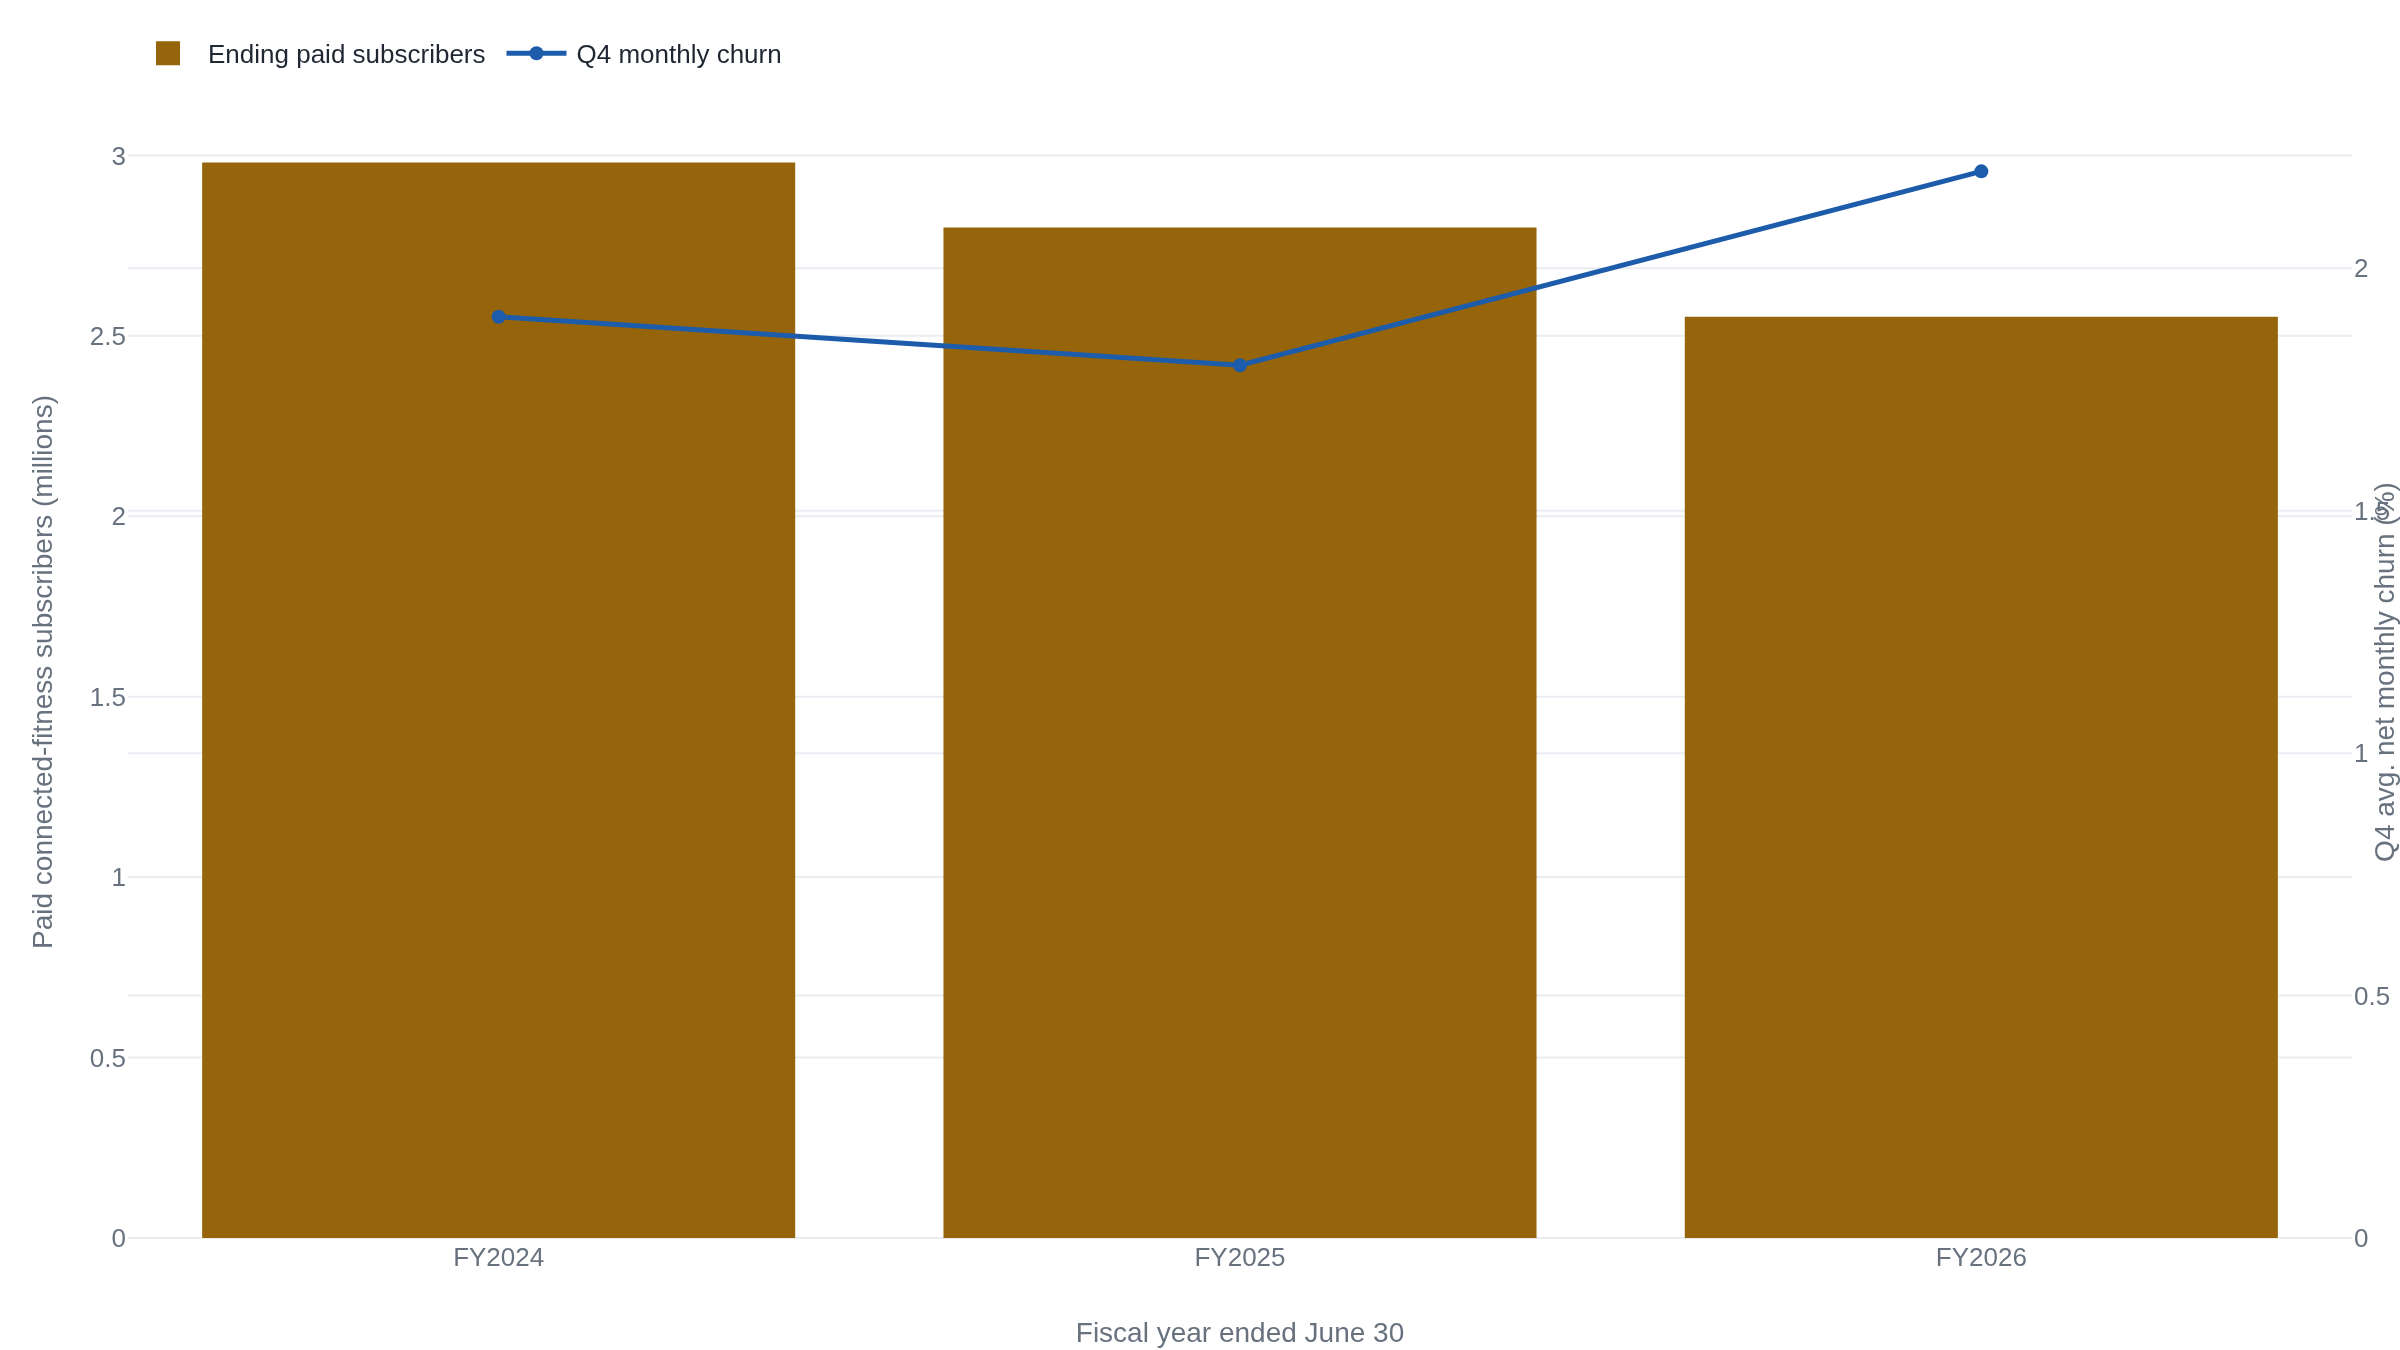

The script that drew this image:
import plotly.graph_objects as go

# Paid connected-fitness subscribers (ending, millions) against fourth-quarter
# average net monthly connected-fitness churn (%). FY2026 and FY2025 from the
# FY2026 SEC-filed earnings release (Exhibit 99.1); FY2024 from the FY2024
# SEC-filed shareholder letter. Q4 is seasonally the highest-churn quarter,
# so the churn points compare like quarter with like quarter.
years = ["FY2024", "FY2025", "FY2026"]
subscribers = [2.98, 2.80, 2.553]
churn = [1.9, 1.8, 2.2]

fig = go.Figure()
fig.add_trace(
    go.Bar(name="Ending paid subscribers", x=years, y=subscribers, yaxis="y")
)
fig.add_trace(
    go.Scatter(name="Q4 monthly churn", x=years, y=churn, yaxis="y2", mode="lines+markers")
)
fig.update_layout(
    yaxis=dict(title="Paid connected-fitness subscribers (millions)", rangemode="tozero"),
    yaxis2=dict(
        title="Q4 avg. net monthly churn (%)",
        overlaying="y",
        side="right",
        rangemode="tozero",
    ),
    xaxis_title="Fiscal year ended June 30",
    legend=dict(orientation="h", yanchor="bottom", y=1.02, xanchor="left", x=0),
)
